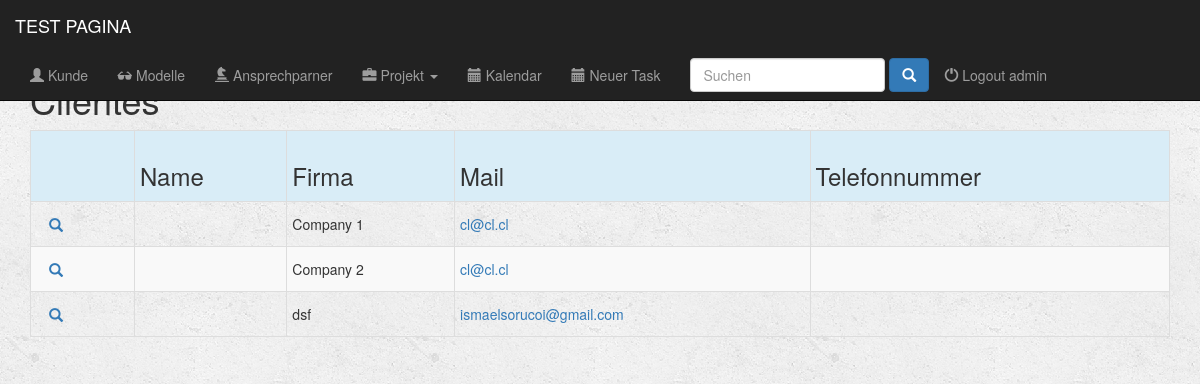
The app's page /apli/busca/ (signed in), older data.
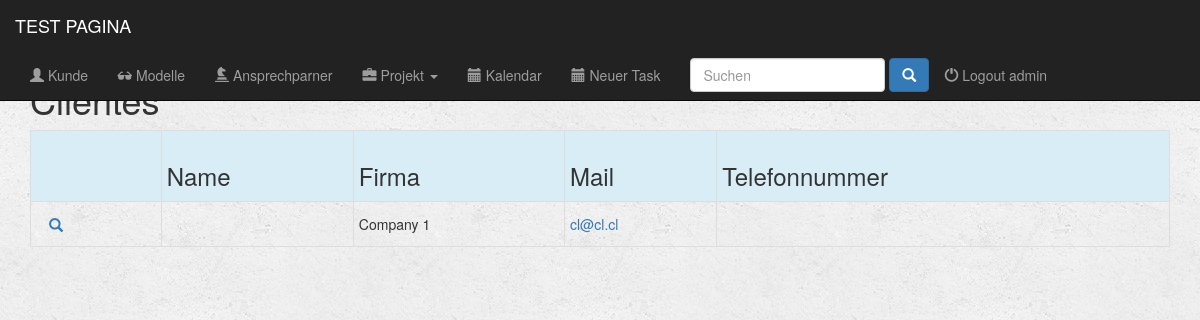
The same page, newer data.
### apli/models.py (models this page shows, shortened)
class Client(models.Model):
    name = models.CharField(max_length=200)
    name_short = models.CharField(max_length=100, blank=True)
    company = models.CharField(max_length=200, blank=True)
    company_short = models.CharField(max_length=100, blank=True)
    country = models.CharField(max_length=50, blank=True)
    city = models.CharField(max_length=50, blank=True)
    zip_code = models.CharField(max_length=15, blank=True)
    address = models.CharField(max_length=100, blank=True)
    email = models.EmailField()
    phone_regex = RegexValidator(regex=r'^\+?1?\d{9,15}$', message="Phone number must be entered in the format: '+999999999'. Up to 15 digits allowed.")
    phone = models.CharField(validators=[phone_regex], max_length=15)
    comment = models.CharField(max_length=500, blank=True)
    class Meta:
        verbose_name = 'Client'
        verbose_name_plural = 'Clients'

### apli/views.py (the view)
@login_required(login_url='/register/login/')
def busca(request):
    query = request.GET.get("q")
    querysetClients = Client.objects.all()
    if query:
        querysetClients = querysetClients.filter(
            Q(name__icontains=query)
        ).distinct()
    querysetPersons = Person.objects.all()
    if query:
        querysetPersons = querysetPersons.filter(
            Q(name__icontains=query)|
            Q(email__icontains=query)
        ).distinct()
    querysetProjects = Project.objects.all()
    if query:
        querysetProjects = querysetProjects.filter(
            Q(name__icontains=query)
        ).distinct()
    return render(request, 'apli/busca.html', {"busca_clients": querysetClients, "busca_persons": querysetPersons, "busca_projects": querysetProjects})

### fullcalendar/fullcalendar.py (called while the page is built)
def css_url():
    return FULLCALENDAR['css_url']

def print_css_url():
    return FULLCALENDAR['print_css_url']

def javascript_url():
    return FULLCALENDAR['javascript_url']

def jquery_url():
    return FULLCALENDAR['jquery_url']

def jquery_ui_url():
    return FULLCALENDAR['jquery_ui_url']

### fullcalendar/templatetags/fullcalendar_tags.py (called while the page is built)
@register.inclusion_tag("fullcalendar/calendar_init.html")
def calendar_init(calendar_config_options):
    return {'calendar_config_options': mark_safe(calendar_config_options)}

@register.simple_tag
def fullcalendar_css_url():
    return css_url()

@register.simple_tag
def fullcalendar_print_css_url():
    return print_css_url()

@register.simple_tag
def fullcalendar_javascript_url():
    return javascript_url()

@register.simple_tag
def fullcalendar_jquery_url():
    return jquery_url()

@register.simple_tag
def fullcalendar_jquery_ui_url():
    return jquery_ui_url()

@register.simple_tag
def fullcalendar_css():
    url = fullcalendar_css_url()
    return mark_safe("<link href='%s' rel='stylesheet' />" % url)

@register.simple_tag
def fullcalendar_print_css():
    url = fullcalendar_print_css_url()
    return mark_safe("<link href='%s' rel='stylesheet' media='print' />" % url)

### apli/templates/apli/busca.html (shortened to what this page needs)
{% extends 'apli/base.html' %}
{% block body %}
    <div class="container">
        {% if busca_clients %}
            <p><h1>Clientes</h1></p>
            <div class="table-responsive">
                <table class="table table-striped table-hover table-condensed table-bordered">
                    <tr class="active info">
                        <th></th>
                        <th><h3 class="form-control-static">Name</h3></th>
                        <th><h3 class="form-control-static">Firma</h3></th>
                        <th><h3 class="form-control-static">Mail</h3></th>
                        <th><h3 class="form-control-static">Telefonnummer</h3></th>
                    </tr>
                    {% for client in busca_clients %}
                        <tr>
                            <td>
                                <div class=" btn-group-xs">
                                    <div class="">
                                        <a href="{% url 'detail_contact' client.id %}" class="btn btn-link btn-link glyphicon glyphicon-search"></a>
                                    </div>
                                </div>
                            </td>
                            <td><a href="{% url 'detail_contact' client.id %}" ><p class="form-control-static">{{client.nombre_completo}}</p></a></td>
                            <td><a href=""></a><p class="form-control-static">{{client.company}}</p></a></td>
                            <td><a href="mailto:{{ client.email }}"><p class="form-control-static">{{client.email}}</p></a></td>
                            <td><a href="tel:{{ client.telephone }}"><p class="form-control-static">{{client.telephone}}</p></a></td>
                        </tr>
                    {% endfor %}
                </table>
            </div>
        {% endif %}
    </div>
{% endblock %}

Row changes from the older to the newer data that the page shows:
removed Client: company "Company 2", email "cl@cl.cl"
removed Client: company "dsf", email "ismaelsorucoi@gmail.com"
